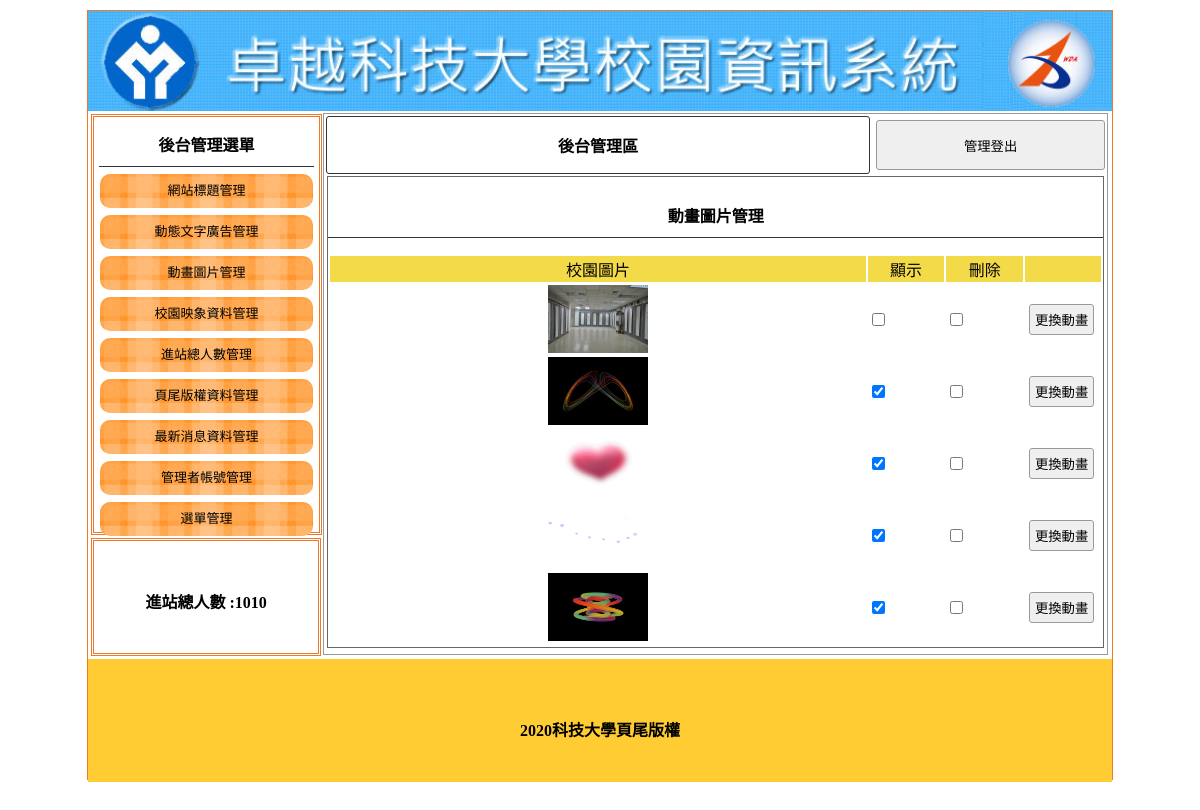
Screenshot of /backend.php?do=mvim (signed in) with the database file from the repository.
### tables this page shows
CREATE TABLE `title` (
  `id` int(11) UNSIGNED NOT NULL,
  `text` text DEFAULT NULL,
  `img` text DEFAULT NULL,
  `sh` int(1) NOT NULL
);

CREATE TABLE `total` (
  `id` int(11) UNSIGNED NOT NULL,
  `total` int(11) UNSIGNED NOT NULL
);

CREATE TABLE `mvim` (
  `id` int(11) UNSIGNED NOT NULL,
  `text` text DEFAULT NULL,
  `img` text DEFAULT NULL,
  `sh` int(1) NOT NULL
);

CREATE TABLE `bottom` (
  `id` int(11) UNSIGNED NOT NULL,
  `bottom` text NOT NULL
);

### base.php (called while the page is built, shortened)
<?php
$tstr=[
    'title'=>"網站標題管理",
    'ad'=>"動態文字廣告管理",
    'mvim'=>"動畫圖片管理",
    'image'=>"校園映像圖片管理",
    'total'=>"進站人數管理",
    'bottom'=>"頁尾版權文字管理",
    'news'=>"最新管理",
    'admin'=>"管理者管理",
    'menu'=>"選單管理",
];
class DB{
    protected $table;
    protected $dsn="mysql:host=localhost;dbname=dbname1;charset=utf8";
    protected $pdo;
    function __construct($table){
        $this->table=$table;
        $this->pdo=new PDO($this->dsn,'root','');
    }
    function all(...$arg){
        $sql="select * from $this->table ";
        return $this->pdo->query($sql)->fetchAll();
    }
    function find($id){
        $sql="select * from $this->table ";
        if(is_array($id)){
            foreach($id as $key => $value){
                $tmp[]=sprintf("`%s`='%s'",$key,$value);
            }
            $sql .= " where ".implode(" && ",$tmp);
        }else{
            $sql .= " where `id`='$id'";
        }
        return $this->pdo->query($sql)->fetch(PDO::FETCH_ASSOC);
    }
}
$Title=new DB("title");
$Mvim=new DB("mvim");
$Total=new DB("total");
$Bottom=new DB("bottom");
?>

### backend/mvim.php (the view, shortened to what this page needs)
<div style="width:99%; height:87%; margin:auto; overflow:auto; border:#666 1px solid;">
    <p class="t cent botli"><?=$tstr[$do];?></p>
    <form method="post" action="./api/edit.php">
        <table width="100%">
            <tbody>
                <tr class="yel">
                    <td width="70%">校園圖片</td>
                    <td width="10%">顯示</td>
                    <td width="10%">刪除</td>
                    <td></td>
                </tr>
                <?php
                $rows=$Mvim->all();
                foreach($rows as $row){
                ?>
                <tr>
                    <td class="cent"width="70%"><img src="./img/<?=$row['img'];?>" style="width:100px;height:68px"></td>
                    <td width="10%"><input type="checkbox" name="sh[]" value="<?=$row['id'];?>" <?=($row['sh']==1)?'checked':'';?>></td>
                    <td width="10%"><input type="checkbox" name="del[]" value="<?=$row['id'];?>"></td>
                    <td><input type="button" value="更換動畫" onclick="op('#cover','#cvr','./modal/upload.php?table=<?=$do;?>&id=<?=$row['id'];?>')"></td>
                </tr>
                <?php
                    }
                ?>
            </tbody>
        </table>
    </form>
</div>

### backend.php (shortened to what this page needs)
<?php include_once "base.php";
?>
<!DOCTYPE html
    PUBLIC "-//W3C//DTD XHTML 1.0 Transitional//EN" "http://www.w3.org/TR/xhtml1/DTD/xhtml1-transitional.dtd">
<html xmlns="http://www.w3.org/1999/xhtml">
<head>
    <link href="./css/css.css" rel="stylesheet" type="text/css">
</head>
<body>
    <div id="main">
        <a title="<?=$Title->find(['sh'=>1])['text'];?>" href="index.php">
            <div class="ti" style="background:url('img/<?=$Title->find(['sh'=>1])['img'];?>'); background-size:cover;"></div>
        </a>
        <div id="ms">
            <div id="lf" style="float:left;">
                <div id="menuput" class="dbor">
                    <span class="t botli">後台管理選單</span>
                    <a style="color:#000; font-size:13px;text-align:center; text-decoration:none;"
                        href="?do=title">
                        <div class="mainmu">
                            網站標題管理 </div>
                    </a>
                    <a style="color:#000; font-size:13px;text-align:center; text-decoration:none;" href="?do=ad">
                        <div class="mainmu">
                            動態文字廣告管理 </div>
                    </a>
                    <a style="color:#000; font-size:13px;text-align:center; text-decoration:none;" href="?do=mvim">
                        <div class="mainmu">
                            動畫圖片管理 </div>
                    </a>
                    <a style="color:#000; font-size:13px;text-align:center; text-decoration:none;" href="?do=image">
                        <div class="mainmu">
                            校園映象資料管理 </div>
                    </a>
                    <a style="color:#000; font-size:13px;text-align:center; text-decoration:none;" href="?do=total">
                        <div class="mainmu">
                            進站總人數管理 </div>
                    </a>
                    <a style="color:#000; font-size:13px;text-align:center; text-decoration:none;" href="?do=bottom">
                        <div class="mainmu">
                            頁尾版權資料管理 </div>
                    </a>
                    <a style="color:#000; font-size:13px;text-align:center; text-decoration:none;" href="?do=news">
                        <div class="mainmu">
                            最新消息資料管理 </div>
                    </a>
                    <a style="color:#000; font-size:13px;text-align:center; text-decoration:none;" href="?do=admin">
                        <div class="mainmu">
                            管理者帳號管理 </div>
                    </a>
                    <a style="color:#000; font-size:13px;text-align:center; text-decoration:none;" href="?do=menu">
                        <div class="mainmu">
                            選單管理 </div>
                    </a>
                </div>
                <div class="dbor" style="margin:3px; width:95%; height:20%; line-height:100px;">
                    <span class="t">進站總人數 :<?=$Total->find(1)['total'];?> </span>
                </div>
            </div>
            <div class="di"
                style="height:540px; border:#999 1px solid; width:76.5%; margin:2px 0px 0px 0px; float:left; position:relative; left:20px;">
                <table width="100%">
                    <tbody>
                        <tr>
                            <td style="width:70%;font-weight:800; border:#333 1px solid; border-radius:3px;"
                                class="cent"><a href="?do=admin" style="color:#000; text-decoration:none;">後台管理區</a>
                            </td>
                            <td><button onclick="lo('api/logout.php')"
                                    style="width:99%; margin-right:2px; height:50px;">管理登出</button></td>
                        </tr>
                    </tbody>
                </table>
                <?php
                $do=(isset($_GET['do']))?$_GET['do']:'title';
                $file="./backend/".$do.".php";
                if(file_exists($file)){
                    include $file;
                }else{
                    include "./backend/title.php";
                }
                ?>
            </div>
        </div>
        <div
            style="width:1024px; left:0px; position:relative; background:#FC3; margin-top:4px; height:123px; display:block;">
            <span class="t" style="line-height:123px;"><?=$Bottom->find(1)['bottom'];?></span>
        </div>
    </div>
</body>
</html>

### css/css.css (style rules this page uses)
body { padding:0px; margin:0px; }
#main { width:1024px; height:768px; margin:10px auto 10px auto; border:#EE7728 1px solid; position:relative; }
.ti { width:100%; height:100px; position:relative; background-size:cover; background-repeat:no-repeat; }
.dbor { border:#EE7728 double 3px; margin:1px; padding:2px 10px 2px 10px; }
.t { font-weight:800; display:block; text-align:center; padding:10px 1px 10px 1px; }
.botli { border-bottom:#333 1px solid; }
.mainmu { position:relative; border-radius:10px; background:url(../icon/menu.fw.png) center no-repeat; background-size:cover; line-height:30px; padding:2px 10px 2px 10px; margin:7px 1px 7px 1px; height: 30px; }
#lf { height:540px; width:21%; display:inline-block; }
#menuput { width:100%; height:75%; position:relative; padding:5px; display:block; margin: 3px; }
.di { display:inline-block; }
.cent { text-align:center; }
input,button { border:#999 1px solid; border-radius:3px; background:#EFEFEF; padding:5px; margin:3px; }
.yel td { background:#F3DA49; text-align:center; }

### rows the page displays
title: img (picture)
total: total "1010"
mvim: img (picture)
mvim: img (picture), sh "☑"
mvim: img (picture), sh "☑"
mvim: img (picture), sh "☑"
mvim: img (picture), sh "☑"
bottom: bottom "2020科技大學頁尾版權"

### other values shown
$tstr[$do] "動畫圖片管理"
